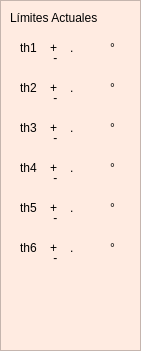
       <widget class="QFrame" name="frame_5">
        <property name="geometry">
         <rect>
          <x>170</x>
          <y>170</y>
          <width>141</width>
          <height>351</height>
         </rect>
        </property>
        <property name="palette">
         <palette>
          <active>
           <colorrole role="WindowText">
            <brush brushstyle="SolidPattern">
             <color alpha="255">
              <red>0</red>
              <green>0</green>
              <blue>0</blue>
             </color>
            </brush>
           </colorrole>
           <colorrole role="Button">
            <brush brushstyle="SolidPattern">
             <color alpha="255">
              <red>255</red>
              <green>235</green>
              <blue>225</blue>
             </color>
            </brush>
           </colorrole>
           <colorrole role="Light">
            <brush brushstyle="SolidPattern">
             <color alpha="255">
              <red>255</red>
              <green>255</green>
              <blue>255</blue>
             </color>
            </brush>
           </colorrole>
           <colorrole role="Midlight">
            <brush brushstyle="SolidPattern">
             <color alpha="255">
              <red>255</red>
              <green>245</green>
              <blue>240</blue>
             </color>
            </brush>
           </colorrole>
           <colorrole role="Dark">
            <brush brushstyle="SolidPattern">
             <color alpha="255">
              <red>127</red>
              <green>117</green>
              <blue>112</blue>
             </color>
            </brush>
           </colorrole>
           <colorrole role="Mid">
            <brush brushstyle="SolidPattern">
             <color alpha="255">
              <red>170</red>
              <green>157</green>
              <blue>150</blue>
             </color>
            </brush>
           </colorrole>
           <colorrole role="Text">
            <brush brushstyle="SolidPattern">
             <color alpha="255">
              <red>0</red>
              <green>0</green>
              <blue>0</blue>
             </color>
            </brush>
           </colorrole>
           <colorrole role="BrightText">
            <brush brushstyle="SolidPattern">
             <color alpha="255">
              <red>255</red>
              <green>255</green>
              <blue>255</blue>
             </color>
            </brush>
           </colorrole>
           <colorrole role="ButtonText">
            <brush brushstyle="SolidPattern">
             <color alpha="255">
              <red>0</red>
              <green>0</green>
              <blue>0</blue>
             </color>
            </brush>
           </colorrole>
           <colorrole role="Base">
            <brush brushstyle="SolidPattern">
             <color alpha="255">
              <red>255</red>
              <green>255</green>
              <blue>255</blue>
             </color>
            </brush>
           </colorrole>
           <colorrole role="Window">
            <brush brushstyle="SolidPattern">
             <color alpha="255">
              <red>255</red>
              <green>235</green>
              <blue>225</blue>
             </color>
            </brush>
           </colorrole>
           <colorrole role="Shadow">
            <brush brushstyle="SolidPattern">
             <color alpha="255">
              <red>0</red>
              <green>0</green>
              <blue>0</blue>
             </color>
            </brush>
           </colorrole>
           <colorrole role="AlternateBase">
            <brush brushstyle="SolidPattern">
             <color alpha="255">
              <red>255</red>
              <green>245</green>
              <blue>240</blue>
             </color>
            </brush>
           </colorrole>
           <colorrole role="ToolTipBase">
            <brush brushstyle="SolidPattern">
             <color alpha="255">
              <red>255</red>
              <green>255</green>
              <blue>220</blue>
             </color>
            </brush>
           </colorrole>
           <colorrole role="ToolTipText">
            <brush brushstyle="SolidPattern">
             <color alpha="255">
              <red>0</red>
              <green>0</green>
              <blue>0</blue>
             </color>
            </brush>
           </colorrole>
          </active>
          <inactive>
           <colorrole role="WindowText">
            <brush brushstyle="SolidPattern">
             <color alpha="255">
              <red>0</red>
              <green>0</green>
              <blue>0</blue>
             </color>
            </brush>
           </colorrole>
           <colorrole role="Button">
            <brush brushstyle="SolidPattern">
             <color alpha="255">
              <red>255</red>
              <green>235</green>
              <blue>225</blue>
             </color>
            </brush>
           </colorrole>
           <colorrole role="Light">
            <brush brushstyle="SolidPattern">
             <color alpha="255">
              <red>255</red>
              <green>255</green>
              <blue>255</blue>
             </color>
            </brush>
           </colorrole>
           <colorrole role="Midlight">
            <brush brushstyle="SolidPattern">
             <color alpha="255">
              <red>255</red>
              <green>245</green>
              <blue>240</blue>
             </color>
            </brush>
           </colorrole>
           <colorrole role="Dark">
            <brush brushstyle="SolidPattern">
             <color alpha="255">
              <red>127</red>
              <green>117</green>
              <blue>112</blue>
             </color>
            </brush>
           </colorrole>
           <colorrole role="Mid">
            <brush brushstyle="SolidPattern">
             <color alpha="255">
              <red>170</red>
              <green>157</green>
              <blue>150</blue>
             </color>
            </brush>
           </colorrole>
           <colorrole role="Text">
            <brush brushstyle="SolidPattern">
             <color alpha="255">
              <red>0</red>
              <green>0</green>
              <blue>0</blue>
             </color>
            </brush>
           </colorrole>
           <colorrole role="BrightText">
            <brush brushstyle="SolidPattern">
             <color alpha="255">
              <red>255</red>
              <green>255</green>
              <blue>255</blue>
             </color>
            </brush>
           </colorrole>
           <colorrole role="ButtonText">
            <brush brushstyle="SolidPattern">
             <color alpha="255">
              <red>0</red>
              <green>0</green>
              <blue>0</blue>
             </color>
            </brush>
           </colorrole>
           <colorrole role="Base">
            <brush brushstyle="SolidPattern">
             <color alpha="255">
              <red>255</red>
              <green>255</green>
              <blue>255</blue>
             </color>
            </brush>
           </colorrole>
           <colorrole role="Window">
            <brush brushstyle="SolidPattern">
             <color alpha="255">
              <red>255</red>
              <green>235</green>
              <blue>225</blue>
             </color>
            </brush>
           </colorrole>
           <colorrole role="Shadow">
            <brush brushstyle="SolidPattern">
             <color alpha="255">
              <red>0</red>
              <green>0</green>
              <blue>0</blue>
             </color>
            </brush>
           </colorrole>
           <colorrole role="AlternateBase">
            <brush brushstyle="SolidPattern">
             <color alpha="255">
              <red>255</red>
              <green>245</green>
              <blue>240</blue>
             </color>
            </brush>
           </colorrole>
           <colorrole role="ToolTipBase">
            <brush brushstyle="SolidPattern">
             <color alpha="255">
              <red>255</red>
              <green>255</green>
              <blue>220</blue>
             </color>
            </brush>
           </colorrole>
           <colorrole role="ToolTipText">
            <brush brushstyle="SolidPattern">
             <color alpha="255">
              <red>0</red>
              <green>0</green>
              <blue>0</blue>
             </color>
            </brush>
           </colorrole>
          </inactive>
          <disabled>
           <colorrole role="WindowText">
            <brush brushstyle="SolidPattern">
             <color alpha="255">
              <red>127</red>
              <green>117</green>
              <blue>112</blue>
             </color>
            </brush>
           </colorrole>
           <colorrole role="Button">
            <brush brushstyle="SolidPattern">
             <color alpha="255">
              <red>255</red>
              <green>235</green>
              <blue>225</blue>
             </color>
            </brush>
           </colorrole>
           <colorrole role="Light">
            <brush brushstyle="SolidPattern">
             <color alpha="255">
              <red>255</red>
              <green>255</green>
              <blue>255</blue>
             </color>
            </brush>
           </colorrole>
           <colorrole role="Midlight">
            <brush brushstyle="SolidPattern">
             <color alpha="255">
              <red>255</red>
              <green>245</green>
              <blue>240</blue>
             </color>
            </brush>
           </colorrole>
           <colorrole role="Dark">
            <brush brushstyle="SolidPattern">
             <color alpha="255">
              <red>127</red>
              <green>117</green>
              <blue>112</blue>
             </color>
            </brush>
           </colorrole>
           <colorrole role="Mid">
            <brush brushstyle="SolidPattern">
             <color alpha="255">
              <red>170</red>
              <green>157</green>
              <blue>150</blue>
             </color>
            </brush>
           </colorrole>
           <colorrole role="Text">
            <brush brushstyle="SolidPattern">
             <color alpha="255">
              <red>127</red>
              <green>117</green>
              <blue>112</blue>
             </color>
            </brush>
           </colorrole>
           <colorrole role="BrightText">
            <brush brushstyle="SolidPattern">
             <color alpha="255">
              <red>255</red>
              <green>255</green>
              <blue>255</blue>
             </color>
            </brush>
           </colorrole>
           <colorrole role="ButtonText">
            <brush brushstyle="SolidPattern">
             <color alpha="255">
              <red>127</red>
              <green>117</green>
              <blue>112</blue>
             </color>
            </brush>
           </colorrole>
           <colorrole role="Base">
            <brush brushstyle="SolidPattern">
             <color alpha="255">
              <red>255</red>
              <green>235</green>
              <blue>225</blue>
             </color>
            </brush>
           </colorrole>
           <colorrole role="Window">
            <brush brushstyle="SolidPattern">
             <color alpha="255">
              <red>255</red>
              <green>235</green>
              <blue>225</blue>
             </color>
            </brush>
           </colorrole>
           <colorrole role="Shadow">
            <brush brushstyle="SolidPattern">
             <color alpha="255">
              <red>0</red>
              <green>0</green>
              <blue>0</blue>
             </color>
            </brush>
           </colorrole>
           <colorrole role="AlternateBase">
            <brush brushstyle="SolidPattern">
             <color alpha="255">
              <red>255</red>
              <green>235</green>
              <blue>225</blue>
             </color>
            </brush>
           </colorrole>
           <colorrole role="ToolTipBase">
            <brush brushstyle="SolidPattern">
             <color alpha="255">
              <red>255</red>
              <green>255</green>
              <blue>220</blue>
             </color>
            </brush>
           </colorrole>
           <colorrole role="ToolTipText">
            <brush brushstyle="SolidPattern">
             <color alpha="255">
              <red>0</red>
              <green>0</green>
              <blue>0</blue>
             </color>
            </brush>
           </colorrole>
          </disabled>
         </palette>
        </property>
        <property name="autoFillBackground">
         <bool>true</bool>
        </property>
        <property name="frameShape">
         <enum>QFrame::StyledPanel</enum>
        </property>
        <property name="frameShadow">
         <enum>QFrame::Raised</enum>
        </property>
        <widget class="QLabel" name="label_77">
         <property name="geometry">
          <rect>
           <x>20</x>
           <y>120</y>
           <width>21</width>
           <height>16</height>
          </rect>
         </property>
         <property name="text">
          <string>th3</string>
         </property>
        </widget>
        <widget class="QLabel" name="label_78">
         <property name="geometry">
          <rect>
           <x>20</x>
           <y>40</y>
           <width>21</width>
           <height>16</height>
          </rect>
         </property>
         <property name="text">
          <string>th1</string>
         </property>
        </widget>
        <widget class="QLabel" name="label_79">
         <property name="geometry">
          <rect>
           <x>20</x>
           <y>80</y>
           <width>21</width>
           <height>16</height>
          </rect>
         </property>
         <property name="text">
          <string>th2</string>
         </property>
        </widget>
        <widget class="QLabel" name="label_80">
         <property name="geometry">
          <rect>
           <x>10</x>
           <y>10</y>
           <width>131</width>
           <height>16</height>
          </rect>
         </property>
         <property name="text">
          <string>Límites Actuales</string>
         </property>
        </widget>
        <widget class="QLabel" name="actl1">
         <property name="geometry">
          <rect>
           <x>70</x>
           <y>40</y>
           <width>41</width>
           <height>16</height>
          </rect>
         </property>
         <property name="text">
          <string>.</string>
         </property>
        </widget>
        <widget class="QLabel" name="actl2">
         <property name="geometry">
          <rect>
           <x>70</x>
           <y>80</y>
           <width>41</width>
           <height>16</height>
          </rect>
         </property>
         <property name="text">
          <string>.</string>
         </property>
        </widget>
        <widget class="QLabel" name="actl3">
         <property name="geometry">
          <rect>
           <x>70</x>
           <y>120</y>
           <width>41</width>
           <height>16</height>
          </rect>
         </property>
         <property name="text">
          <string>.</string>
         </property>
        </widget>
        <widget class="QLabel" name="label_54">
         <property name="geometry">
          <rect>
           <x>50</x>
           <y>40</y>
           <width>16</width>
           <height>16</height>
          </rect>
         </property>
         <property name="text">
          <string>+</string>
         </property>
        </widget>
        <widget class="QLabel" name="label_81">
         <property name="geometry">
          <rect>
           <x>50</x>
           <y>50</y>
           <width>16</width>
           <height>16</height>
          </rect>
         </property>
         <property name="text">
          <string> -</string>
         </property>
        </widget>
        <widget class="QLabel" name="label_82">
         <property name="geometry">
          <rect>
           <x>50</x>
           <y>80</y>
           <width>16</width>
           <height>16</height>
          </rect>
         </property>
         <property name="text">
          <string>+</string>
         </property>
        </widget>
        <widget class="QLabel" name="label_83">
         <property name="geometry">
          <rect>
           <x>50</x>
           <y>90</y>
           <width>16</width>
           <height>16</height>
          </rect>
         </property>
         <property name="text">
          <string> -</string>
         </property>
        </widget>
        <widget class="QLabel" name="label_84">
         <property name="geometry">
          <rect>
           <x>110</x>
           <y>40</y>
           <width>16</width>
           <height>16</height>
          </rect>
         </property>
         <property name="text">
          <string>°</string>
         </property>
        </widget>
        <widget class="QLabel" name="label_85">
         <property name="geometry">
          <rect>
           <x>110</x>
           <y>80</y>
           <width>16</width>
           <height>16</height>
          </rect>
         </property>
         <property name="text">
          <string>°</string>
         </property>
        </widget>
        <widget class="QLabel" name="label_86">
         <property name="geometry">
          <rect>
           <x>50</x>
           <y>120</y>
           <width>16</width>
           <height>16</height>
          </rect>
         </property>
         <property name="text">
          <string>+</string>
         </property>
        </widget>
        <widget class="QLabel" name="label_100">
         <property name="geometry">
          <rect>
           <x>50</x>
           <y>130</y>
           <width>16</width>
           <height>16</height>
          </rect>
         </property>
         <property name="text">
          <string> -</string>
         </property>
        </widget>
        <widget class="QLabel" name="label_87">
         <property name="geometry">
          <rect>
           <x>110</x>
           <y>120</y>
           <width>16</width>
           <height>16</height>
          </rect>
         </property>
         <property name="text">
          <string>°</string>
         </property>
        </widget>
        <widget class="QLabel" name="label_101">
         <property name="geometry">
          <rect>
           <x>50</x>
           <y>170</y>
           <width>16</width>
           <height>16</height>
          </rect>
         </property>
         <property name="text">
          <string> -</string>
         </property>
        </widget>
        <widget class="QLabel" name="label_102">
         <property name="geometry">
          <rect>
           <x>20</x>
           <y>160</y>
           <width>21</width>
           <height>16</height>
          </rect>
         </property>
         <property name="text">
          <string>th4</string>
         </property>
        </widget>
        <widget class="QLabel" name="label_103">
         <property name="geometry">
          <rect>
           <x>50</x>
           <y>160</y>
           <width>16</width>
           <height>16</height>
          </rect>
         </property>
         <property name="text">
          <string>+</string>
         </property>
        </widget>
        <widget class="QLabel" name="label_104">
         <property name="geometry">
          <rect>
           <x>110</x>
           <y>160</y>
           <width>16</width>
           <height>16</height>
          </rect>
         </property>
         <property name="text">
          <string>°</string>
         </property>
        </widget>
        <widget class="QLabel" name="actl4">
         <property name="geometry">
          <rect>
           <x>70</x>
           <y>160</y>
           <width>41</width>
           <height>16</height>
          </rect>
         </property>
         <property name="text">
          <string>.</string>
         </property>
        </widget>
        <widget class="QLabel" name="label_105">
         <property name="geometry">
          <rect>
           <x>50</x>
           <y>210</y>
           <width>16</width>
           <height>16</height>
          </rect>
         </property>
         <property name="text">
          <string> -</string>
         </property>
        </widget>
        <widget class="QLabel" name="label_106">
         <property name="geometry">
          <rect>
           <x>20</x>
           <y>200</y>
           <width>21</width>
           <height>16</height>
          </rect>
         </property>
         <property name="text">
          <string>th5</string>
         </property>
        </widget>
        <widget class="QLabel" name="label_107">
         <property name="geometry">
          <rect>
           <x>50</x>
           <y>200</y>
           <width>16</width>
           <height>16</height>
          </rect>
         </property>
         <property name="text">
          <string>+</string>
         </property>
        </widget>
        <widget class="QLabel" name="label_108">
         <property name="geometry">
          <rect>
           <x>110</x>
           <y>200</y>
           <width>16</width>
           <height>16</height>
          </rect>
         </property>
         <property name="text">
          <string>°</string>
         </property>
        </widget>
        <widget class="QLabel" name="actl5">
         <property name="geometry">
          <rect>
           <x>70</x>
           <y>200</y>
           <width>41</width>
           <height>16</height>
          </rect>
         </property>
         <property name="text">
          <string>.</string>
         </property>
        </widget>
        <widget class="QLabel" name="label_109">
         <property name="geometry">
          <rect>
           <x>50</x>
           <y>250</y>
           <width>16</width>
           <height>16</height>
          </rect>
         </property>
         <property name="text">
          <string> -</string>
         </property>
        </widget>
        <widget class="QLabel" name="label_110">
         <property name="geometry">
          <rect>
           <x>20</x>
           <y>240</y>
           <width>21</width>
           <height>16</height>
          </rect>
         </property>
         <property name="text">
          <string>th6</string>
         </property>
        </widget>
        <widget class="QLabel" name="label_111">
         <property name="geometry">
          <rect>
           <x>50</x>
           <y>240</y>
           <width>16</width>
           <height>16</height>
          </rect>
         </property>
         <property name="text">
          <string>+</string>
         </property>
        </widget>
        <widget class="QLabel" name="label_112">
         <property name="geometry">
          <rect>
           <x>110</x>
           <y>240</y>
           <width>16</width>
           <height>16</height>
          </rect>
         </property>
         <property name="text">
          <string>°</string>
         </property>
        </widget>
        <widget class="QLabel" name="actl6">
         <property name="geometry">
          <rect>
           <x>70</x>
           <y>240</y>
           <width>41</width>
           <height>16</height>
          </rect>
         </property>
         <property name="text">
          <string>.</string>
         </property>
        </widget>
       </widget>
